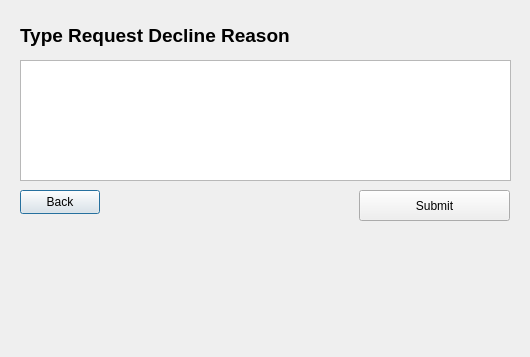
<?xml version="1.0" encoding="UTF-8"?>
<ui version="4.0">
 <class>Dialog</class>
 <widget class="QDialog" name="Dialog">
  <property name="geometry">
   <rect>
    <x>0</x>
    <y>0</y>
    <width>530</width>
    <height>357</height>
   </rect>
  </property>
  <property name="windowTitle">
   <string>Dialog</string>
  </property>
  <widget class="QLabel" name="label">
   <property name="geometry">
    <rect>
     <x>20</x>
     <y>20</y>
     <width>271</width>
     <height>31</height>
    </rect>
   </property>
   <property name="text">
    <string>&lt;html&gt;&lt;head/&gt;&lt;body&gt;&lt;p&gt;&lt;span style=&quot; font-size:14pt; font-weight:700;&quot;&gt;Type Request Decline Reason:&lt;/span&gt;&lt;/p&gt;&lt;/body&gt;&lt;/html&gt;</string>
   </property>
  </widget>
  <widget class="QTextEdit" name="declineReason">
   <property name="geometry">
    <rect>
     <x>20</x>
     <y>60</y>
     <width>491</width>
     <height>121</height>
    </rect>
   </property>
  </widget>
  <widget class="QPushButton" name="backButton">
   <property name="geometry">
    <rect>
     <x>20</x>
     <y>190</y>
     <width>80</width>
     <height>24</height>
    </rect>
   </property>
   <property name="text">
    <string>Back</string>
   </property>
  </widget>
  <widget class="QPushButton" name="submitReasonButton">
   <property name="geometry">
    <rect>
     <x>359</x>
     <y>190</y>
     <width>151</width>
     <height>31</height>
    </rect>
   </property>
   <property name="text">
    <string>Submit</string>
   </property>
  </widget>
 </widget>
 <resources/>
 <connections/>
</ui>
